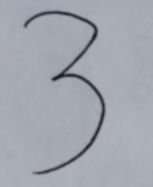
#> input picture MachineLearningNote/KNN/3.png, 153 x 187 px
$ python imgTo01.py
#> lines starting #> are read from the running program, lines starting #| are printed output that depends on the picture; after the words box and inside, x2 and y2 are one past the last pixel; in counts of white or black regions, pixels touching at a corner belong together
# @Time    : 2017/12/15 18:11
# @Author  : Leafage
# @File    : imgTo01.py
# @Software: PyCharm

from PIL import Image
import matplotlib.pylab as plt
import numpy as np


def picTo01(filename):
    """
    将图片转化为32*32像素的文件，用0 1表示
    :param filename:
    :return:
    """
#> called with filename = '3.png'
    # 打开图片
    img = Image.open(filename).convert('RGBA')
#> img is the input picture: PIL image 153x187 RGBA; mean R, G, B, A 162.3, 166.7, 177.4, 255

    # 得到图片的像素值
    raw_data = img.load()

    # 将其降噪并转化为黑白两色
    for y in range(img.size[1]):
        for x in range(img.size[0]):
            if raw_data[x, y][0] < 90:
                raw_data[x, y] = (0, 0, 0, 255)

    for y in range(img.size[1]):
        for x in range(img.size[0]):
            if raw_data[x, y][1] < 136:
                raw_data[x, y] = (0, 0, 0, 255)

    for y in range(img.size[1]):
        for x in range(img.size[0]):
            if raw_data[x, y][2] > 0:
                raw_data[x, y] = (255, 255, 255, 255)

    # 设置为32*32的大小
    img = img.resize((32, 32), Image.LANCZOS)
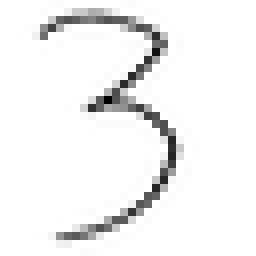
#> img: PIL image 32x32 RGBA (shown 8 times larger); mean R, G, B, A 241.7, 241.7, 241.7, 255

    # 进行保存，方便查看
    img.save('test.png')

    # 得到像素数组，为(32,32,4)
    array = plt.array(img)
    # array = np.asarray(img)
    # 按照公式将其转为01, 公式： 0.299 * R + 0.587 * G + 0.114 * B

    gray_array = np.zeros((32, 32))

    # 行数
    for x in range(array.shape[0]):
        # 列数
        for y in range(array.shape[1]):
            # 计算灰度，若为255则白色，数值越小越接近黑色
            gary = 0.299 * array[x][y][0] + 0.587 * array[x][y][1] + 0.114 * array[x][y][2]

            # 设置一个阙值，记为0
            if gary == 255:
                gray_array[x][y] = 0
            else:
                # 否则认为是黑色，记为1
                gray_array[x][y] = 1
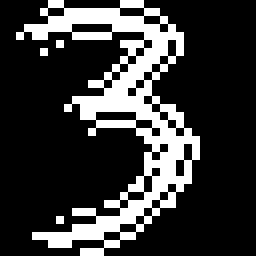
#> gray_array: shape (32, 32) float64 (shown 8 times larger); values 0 (black) and 1 (white), 21.8% white in thin lines or dots, all inside (x1, y1, x2, y2) = (2, 0, 25, 32)

    # 得到对应名称的txt文件
    name01 = filename.split('.')[0]
    name01 = name01 + '.txt'

    # 保存到文件中
    np.savetxt(name01, gray_array, fmt='%d', delimiter='')


if __name__ == '__main__':
    picTo01('3.png')
